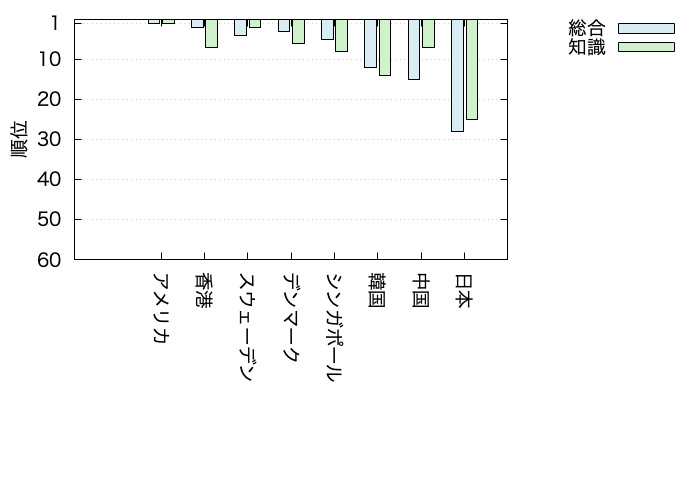

Write gnuplot code to recreate this figure.
set datafile separator comma
set terminal pngcairo size 700,500 enhanced font "Hiragino Sans,14"
set output "digital-ranking.png"
set grid ytics
set ylabel "順位"
set yrange [60:0]
set ytics ("1" 1, "10" 10, "20" 20, "30" 30, "40" 40, "50" 50, "60" 60)
set style data histograms
set style histogram clustered gap 1
set style fill solid 0.55 border -1
set boxwidth 0.8
set key outside right top
set xtics rotate by -90

plot "digital-ranking.csv" using 2:xtic(1) title "総合" lc rgb "#b9dcea", \
     "" using 3 title "知識" lc rgb "#a8e6a2"
